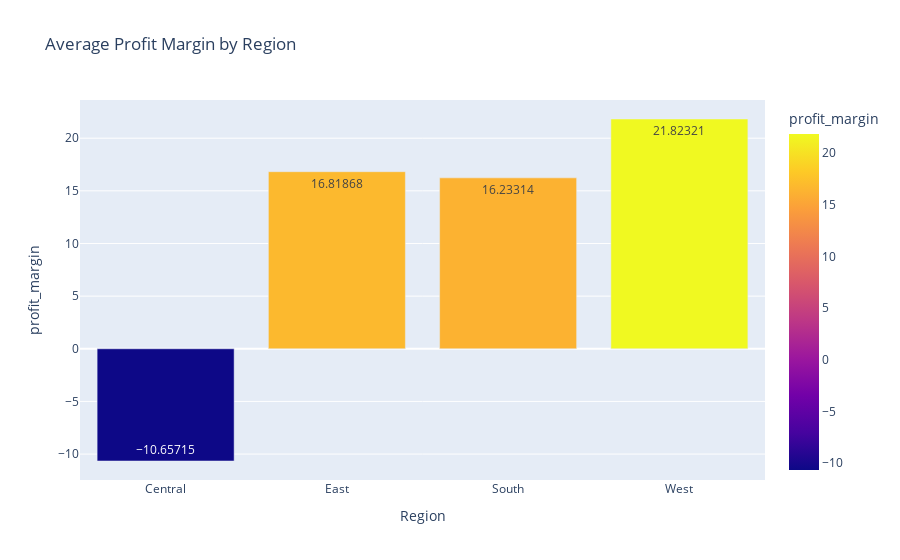

The notebook cell saved with this chart:
### Code cell
# Average Profit Margin by Region
margin_reg = df2.groupby("Region", as_index=False)["profit_margin"].mean()

fig = px.bar(
    margin_reg,
    x="Region",
    y="profit_margin",
    color="profit_margin",
    text_auto=True,
    title="Average Profit Margin by Region"
)
fig.show()

### Figure 1 — Plotly figure (JSON) as saved in the notebook; plotly's stock layout.template omitted (floating-point values rounded to 4 significant figures)
{"data": [{"hovertemplate": "Region=%{x}<br>profit_margin=%{marker.color}<extra></extra>", "legendgroup": "", "marker": {"color": [-10.66, 16.82, 16.23, 21.82], "coloraxis": "coloraxis", "pattern": {"shape": ""}}, "name": "", "orientation": "v", "showlegend": false, "textposition": "auto", "texttemplate": "%{y}", "type": "bar", "x": ["Central", "East", "South", "West"], "xaxis": "x", "y": [-10.66, 16.82, 16.23, 21.82], "yaxis": "y"}], "layout": {"barmode": "relative", "coloraxis": {"colorbar": {"title": {"text": "profit_margin"}}, "colorscale": [[0, "#0d0887"], [0.1111, "#46039f"], [0.2222, "#7201a8"], [0.3333, "#9c179e"], [0.4444, "#bd3786"], [0.5556, "#d8576b"], [0.6667, "#ed7953"], [0.7778, "#fb9f3a"], [0.8889, "#fdca26"], [1, "#f0f921"]]}, "legend": {"tracegroupgap": 0}, "title": {"text": "Average Profit Margin by Region"}, "xaxis": {"anchor": "y", "domain": [0, 1], "title": {"text": "Region"}}, "yaxis": {"anchor": "x", "domain": [0, 1], "title": {"text": "profit_margin"}}}}
